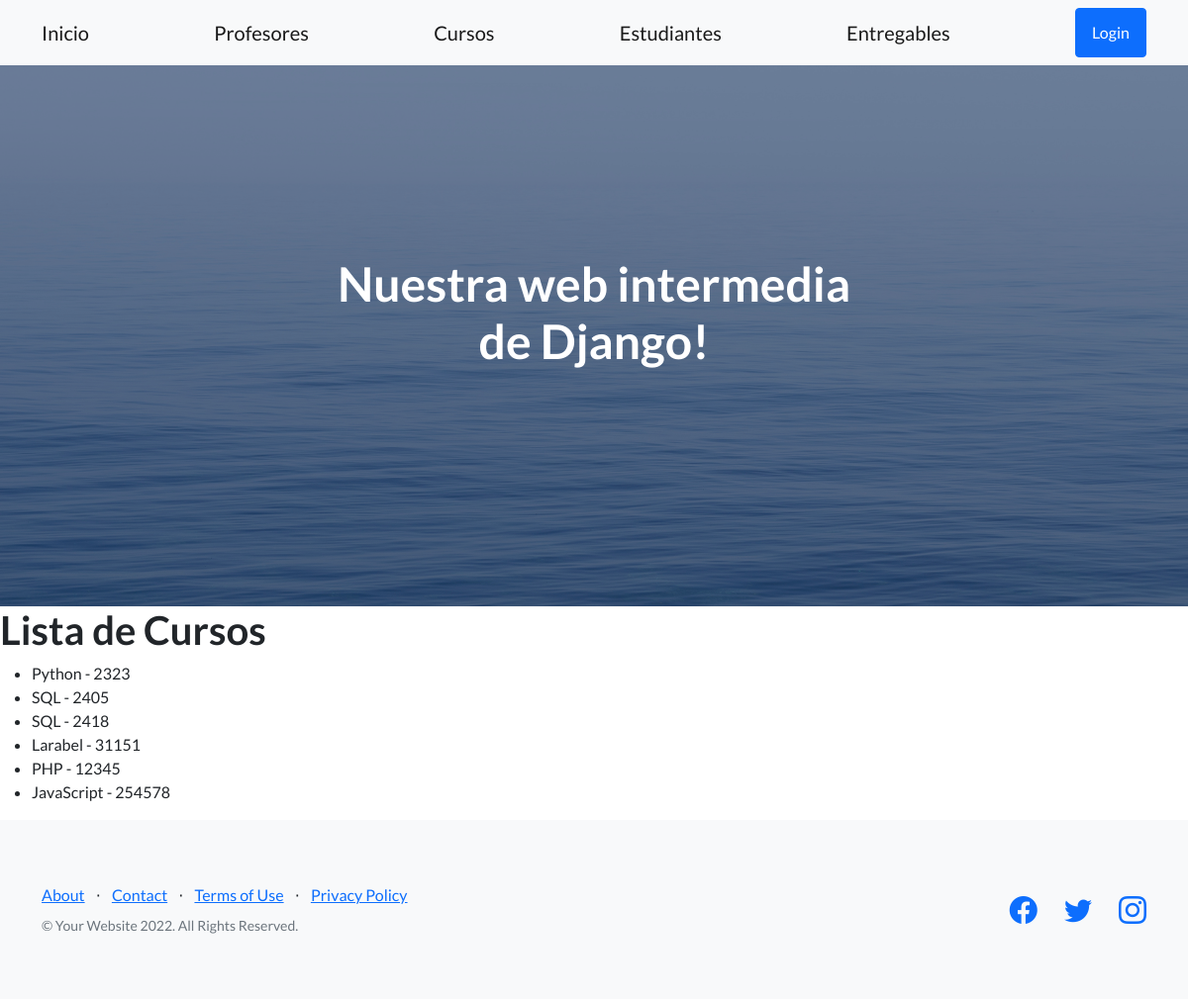
/app-coder/listaCurso/, run on an earlier commit of the app's database.
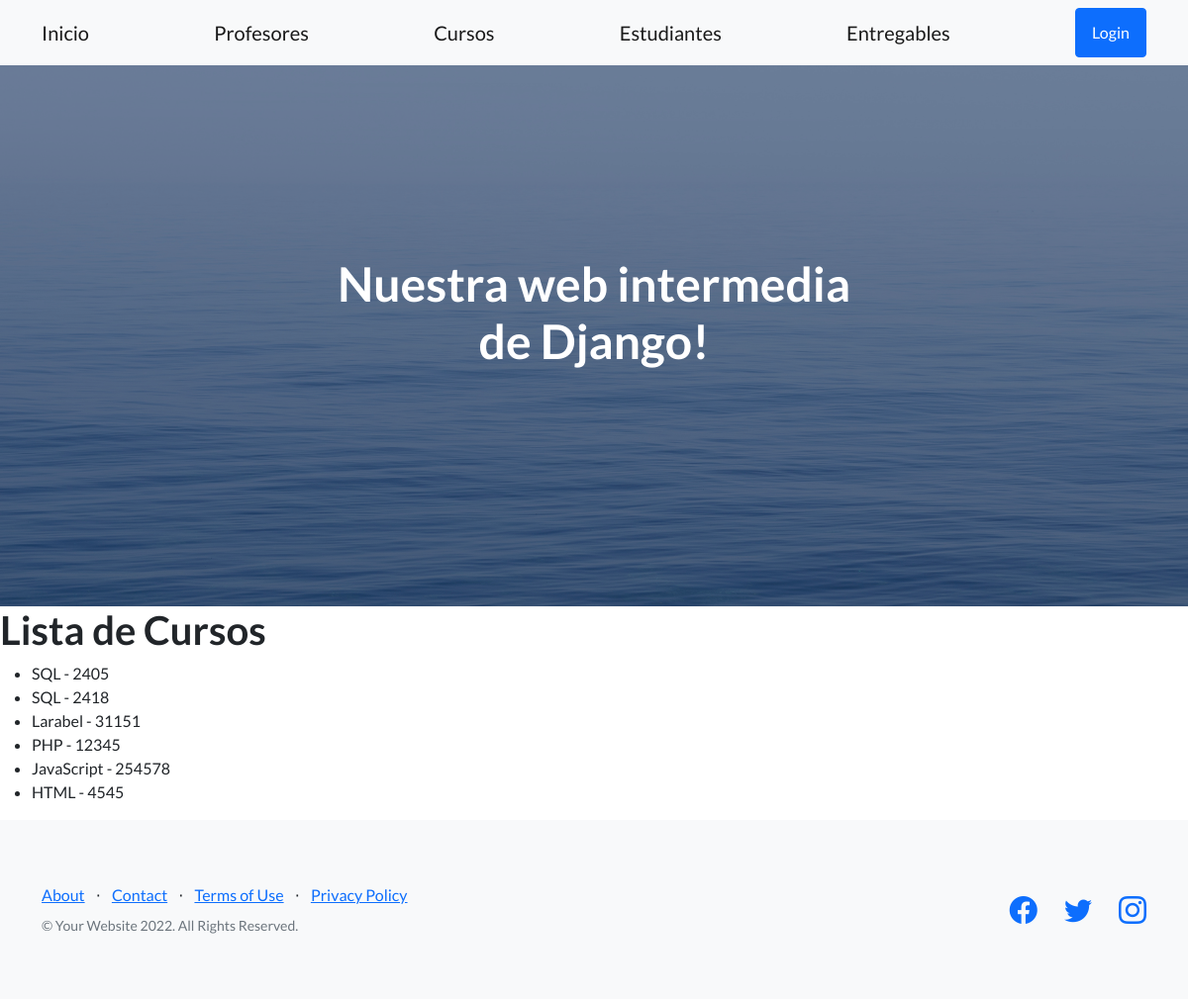
And on a later commit of the database.
### appcoder/models.py (models this page shows)
class Curso(models.Model):
    nombre = models.CharField(max_length=50)
    camada = models.IntegerField()
    def __str__(self):
        return f'{self.nombre} - {self.camada}'

### appcoder/views.py (the view)
# urls.py: path('listaCurso/', listaCursos, name = 'ListaCursos'),
def listaCursos(request):
    cursos = Curso.objects.all()
    return render(request, "leerCursos.html",{"cursos": cursos})

### appcoder/templates/leerCursos.html
{% extends 'padre.html' %}
{% load static %}
{% block contenidoQueCambia %}
<h1>Lista de Cursos</h1>
<ul>
    {% for curso in cursos %}
        <li>
            {{curso}}
        </li>
    {% endfor %}
</ul>
{% endblock contenidoQueCambia %}

### appcoder/templates/padre.html (shortened to what this page needs)
<!DOCTYPE html>
<html lang="en">
    <head>
        {% load static %}
        <link href="https://cdn.jsdelivr.net/npm/bootstrap-icons@1.5.0/font/bootstrap-icons.css" rel="stylesheet" type="text/css" />
        <link href="{% static 'css/styles.css' %}" rel="stylesheet" />
    </head>
    <body>
        <nav class="navbar navbar-light bg-light static-top">
            <div class="container">
                <a class="navbar-brand" href="#!">Inicio</a>
                <a class="navbar-brand" href="{% url 'Profesores' %}">Profesores</a>
                <a class="navbar-brand" href="{% url 'Cursos' %}">Cursos</a>
                <a class="navbar-brand" href="{% url 'Estudiantes' %}">Estudiantes</a>
                <a class="navbar-brand" href="#!">Entregables</a>
                {% if user.is_authenticated %}
                    <p>Bienvenido {{user.username}}</p>
                    <a class="btn btn-primary" href="{% url 'Logout' %}">Logout</a>
                {% else %}
                <a class="btn btn-primary" href="{% url 'Login' %}">Login</a>
                {% endif %}
            </div>
        </nav>
        <header class="masthead">
            <div class="container position-relative">
                <div class="row justify-content-center">
                    <div class="col-xl-6">
                        <div class="text-center text-white">
                            <h1 class="mb-5">Nuestra web intermedia de Django!</h1>
                        </div>
                    </div>
                </div>
            </div>
        </header>
       {% block contenidoQueCambia %}
       {% endblock contenidoQueCambia %}
        <footer class="footer bg-light">
            <div class="container">
                <div class="row">
                    <div class="col-lg-6 h-100 text-center text-lg-start my-auto">
                        <ul class="list-inline mb-2">
                            <li class="list-inline-item"><a href="#!">About</a></li>
                            <li class="list-inline-item">⋅</li>
                            <li class="list-inline-item"><a href="#!">Contact</a></li>
                            <li class="list-inline-item">⋅</li>
                            <li class="list-inline-item"><a href="#!">Terms of Use</a></li>
                            <li class="list-inline-item">⋅</li>
                            <li class="list-inline-item"><a href="#!">Privacy Policy</a></li>
                        </ul>
                        <p class="text-muted small mb-4 mb-lg-0">&copy; Your Website 2022. All Rights Reserved.</p>
                    </div>
                    <div class="col-lg-6 h-100 text-center text-lg-end my-auto">
                        <ul class="list-inline mb-0">
                            <li class="list-inline-item me-4">
                                <a href="#!"><i class="bi-facebook fs-3"></i></a>
                            </li>
                            <li class="list-inline-item me-4">
                                <a href="#!"><i class="bi-twitter fs-3"></i></a>
                            </li>
                            <li class="list-inline-item">
                                <a href="#!"><i class="bi-instagram fs-3"></i></a>
                            </li>
                        </ul>
                    </div>
                </div>
            </div>
        </footer>
    </body>
</html>

What changed in the data, as far as the page shows it:
removed Curso: nombre+camada "Python - 2323"
added Curso: nombre+camada "HTML - 4545"
